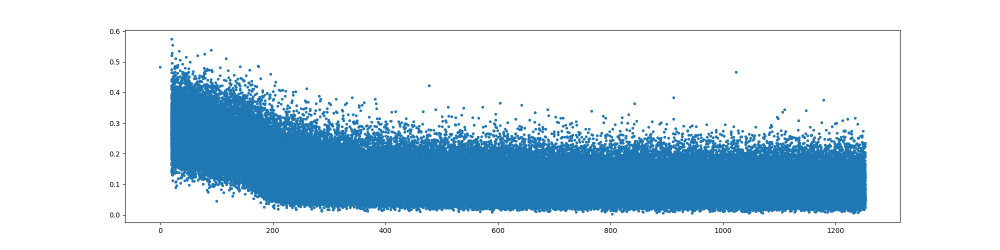
#> input picture showcase/errorCharts/0To1200/discrRealAccuracy0To1200.png, 2000 x 500 px, given as the content of the folder /mnt/c/Users/szozda/thesis/newGans/generated/multiPairs, which was not available (shown at 1/2 size)
$ python ImageTo8bit.py ../../showcase/errorCharts/0To1200/discrRealAccuracy0To1200.png   (Python 2 division)
#> lines starting #> are read from the running program, lines starting #| are printed output that depends on the picture
import os
import sys

from PIL import Image


def main(argv):
  iter = 0
  mainPath = '/mnt/c/Users/szozda/thesis/newGans/generated/multiPairs'
  for dirname in os.listdir(mainPath):
    dirPath = os.path.join(mainPath, dirname)
    print dirPath
    for filename in os.listdir(dirPath):
      if filename.endswith(".png"):
        pathToFile = os.path.join(dirPath, filename)
        img = Image.open(pathToFile).convert('L')
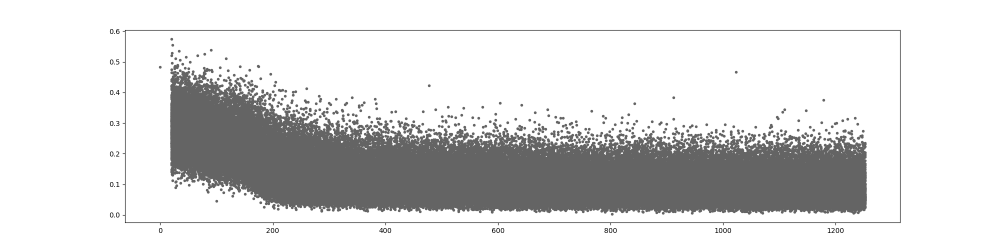
#> img: PIL image 2000x500 L (shown at 1/2 size); min 0, max 255, mean 218.4
        img.save(pathToFile)
        if ((iter % 1000) == 0):
          print(iter)
        iter += 1


if __name__ == '__main__':
  main(sys.argv)

$ run again, on showcase/errorCharts/0To1200/genLosses0To1200.png
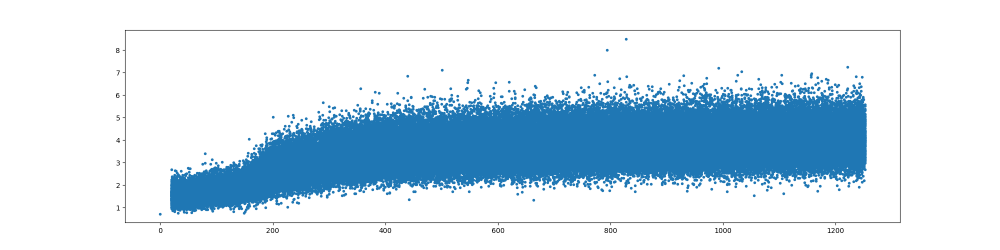
#> input picture showcase/errorCharts/0To1200/genLosses0To1200.png, 2000 x 500 px, given as the content of the folder /mnt/c/Users/szozda/thesis/newGans/generated/multiPairs, which was not available (shown at 1/2 size)
#> in main, `img = Image.open(pathToFile).convert('L')`:
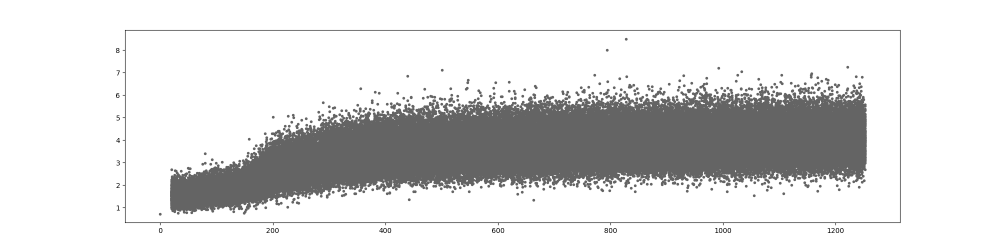
#> img: PIL image 2000x500 L (shown at 1/2 size); min 0, max 255, mean 220.7
